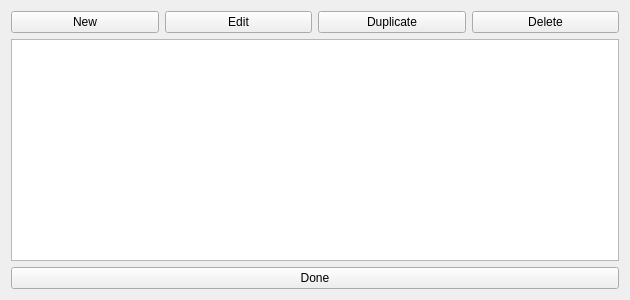
<?xml version="1.0" encoding="UTF-8"?>
<ui version="4.0">
 <class>ProfileManager8</class>
 <widget class="QWidget" name="ProfileManager8">
  <property name="geometry">
   <rect>
    <x>0</x>
    <y>0</y>
    <width>630</width>
    <height>300</height>
   </rect>
  </property>
  <property name="windowTitle">
   <string>Profile Manager Gen 8</string>
  </property>
  <layout class="QGridLayout" name="gridLayout">
   <item row="0" column="0">
    <widget class="QPushButton" name="pushButtonNew">
     <property name="text">
      <string>New</string>
     </property>
    </widget>
   </item>
   <item row="0" column="1">
    <widget class="QPushButton" name="pushButtonEdit">
     <property name="text">
      <string>Edit</string>
     </property>
    </widget>
   </item>
   <item row="0" column="2">
    <widget class="QPushButton" name="pushButtonDuplicate">
     <property name="text">
      <string>Duplicate</string>
     </property>
    </widget>
   </item>
   <item row="0" column="3">
    <widget class="QPushButton" name="pushButtonDelete">
     <property name="text">
      <string>Delete</string>
     </property>
    </widget>
   </item>
   <item row="1" column="0" colspan="4">
    <widget class="TableView" name="tableView"/>
   </item>
   <item row="2" column="0" colspan="4">
    <widget class="QPushButton" name="pushButtonOk">
     <property name="text">
      <string>Done</string>
     </property>
    </widget>
   </item>
  </layout>
 </widget>
 <customwidgets>
  <customwidget>
   <class>TableView</class>
   <extends>QTableView</extends>
   <header>Form/Controls/TableView.hpp</header>
  </customwidget>
 </customwidgets>
 <resources/>
 <connections/>
</ui>
